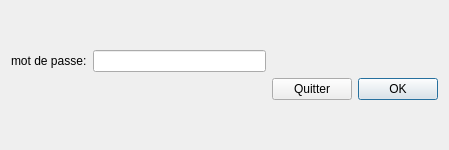
<?xml version="1.0" encoding="UTF-8"?>
<ui version="4.0">
 <class>fenetre_base</class>
 <widget class="QDialog" name="fenetre_base">
  <property name="geometry">
   <rect>
    <x>0</x>
    <y>0</y>
    <width>449</width>
    <height>150</height>
   </rect>
  </property>
  <property name="windowTitle">
   <string>Authentification</string>
  </property>
  <layout class="QGridLayout" name="gridLayout_2">
   <item row="0" column="1">
    <layout class="QGridLayout" name="gridLayout">
     <item row="3" column="3">
      <widget class="QPushButton" name="ok">
       <property name="text">
        <string>OK</string>
       </property>
      </widget>
     </item>
     <item row="3" column="1">
      <spacer name="horizontalSpacer">
       <property name="orientation">
        <enum>Qt::Horizontal</enum>
       </property>
       <property name="sizeHint" stdset="0">
        <size>
         <width>40</width>
         <height>20</height>
        </size>
       </property>
      </spacer>
     </item>
     <item row="1" column="1">
      <widget class="QLineEdit" name="mdp">
       <property name="echoMode">
        <enum>QLineEdit::Password</enum>
       </property>
      </widget>
     </item>
     <item row="3" column="2">
      <widget class="QPushButton" name="quitter">
       <property name="text">
        <string>Quitter</string>
       </property>
      </widget>
     </item>
     <item row="1" column="0">
      <widget class="QLabel" name="label">
       <property name="text">
        <string>mot de passe:</string>
       </property>
      </widget>
     </item>
    </layout>
   </item>
  </layout>
 </widget>
 <resources/>
 <connections/>
</ui>
